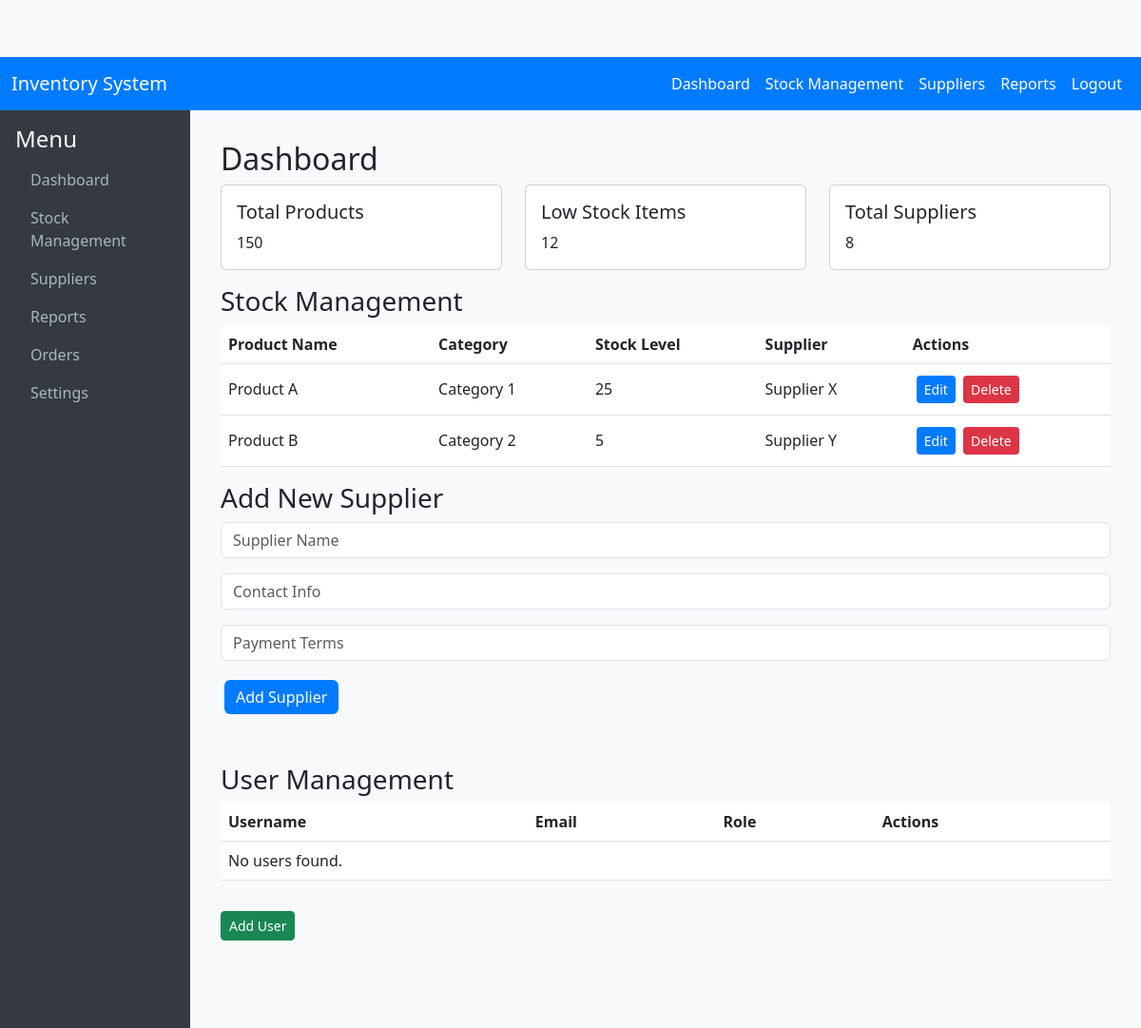
Page /Admin/Admin.php on the earlier database version.
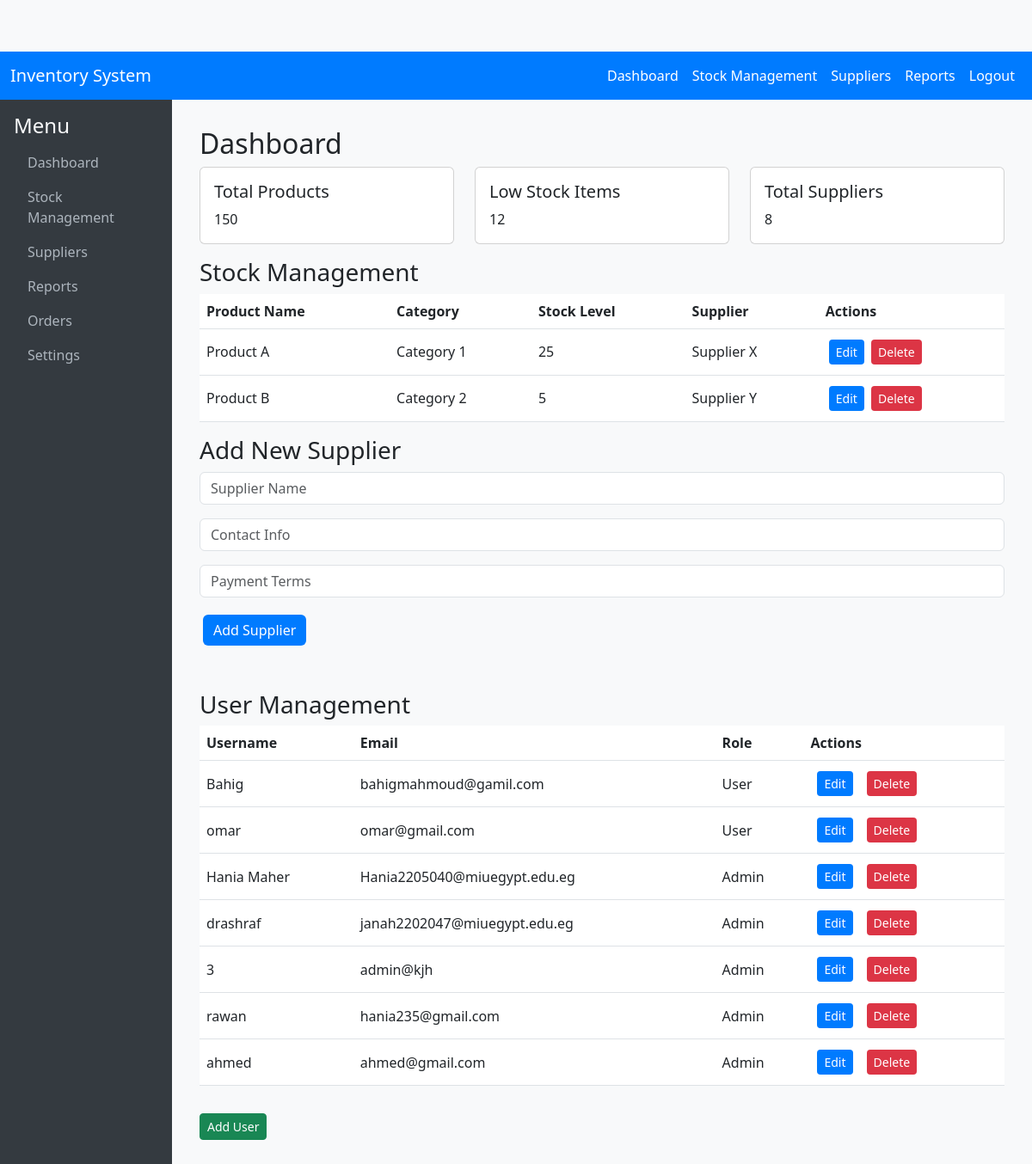
Same page on the later database version.
### tables this page shows
CREATE TABLE `users` (
  `ID` int(11) NOT NULL,
  `Name` text NOT NULL,
  `Email` text NOT NULL,
  `Password` text NOT NULL,
  `usertype_id` int(11) NOT NULL
);

### Admin/Admin.php (the view, shortened to what this page needs)
<?php
$servername = "localhost";
$username = "root";
$password = "";
$dbname = "project";
$conn = new mysqli($servername, $username, $password, $dbname);
$sql = "SELECT id, name, email, password, usertype_id FROM users WHERE usertype_id != 2";
$result = $conn->query($sql);
?>
<!DOCTYPE html>
<html lang="en">
<head>
    <link href="https://cdn.jsdelivr.net/npm/bootstrap@5.3.0/dist/css/bootstrap.min.css" rel="stylesheet">
    <link rel="stylesheet" href="Admin.css">
</head>
<body>
    <?php include 'AdminNavBar.php'; ?>
    <div class="sidebar">
        <h4 class="text-light">Menu</h4>
        <a href="index.php">Dashboard</a>
        <a href="#">Stock Management</a>
        <a href="Suppliers.php">Suppliers</a>
        <a href="Admin/report.php">Reports</a>
        <a href="orders.php">Orders</a>
        <a href="#">Settings</a>
    </div>
    <div class="main-content">
        <h2>Dashboard</h2>
        <div class="row">
            <div class="col-md-4">
                <div class="card">
                    <div class="card-body">
                        <h5 class="card-title">Total Products</h5>
                        <p class="card-text">150</p>
                    </div>
                </div>
            </div>
            <div class="col-md-4">
                <div class="card">
                    <div class="card-body">
                        <h5 class="card-title">Low Stock Items</h5>
                        <p class="card-text">12</p>
                    </div>
                </div>
            </div>
            <div class="col-md-4">
                <div class="card">
                    <div class="card-body">
                        <h5 class="card-title">Total Suppliers</h5>
                        <p class="card-text">8</p>
                    </div>
                </div>
            </div>
        </div>
        <h3>Stock Management</h3>
        <table class="table table-hover">
            <thead>
                <tr>
                    <th>Product Name</th>
                    <th>Category</th>
                    <th>Stock Level</th>
                    <th>Supplier</th>
                    <th>Actions</th>
                </tr>
            </thead>
            <tbody>
                <tr>
                    <td>Product A</td>
                    <td>Category 1</td>
                    <td>25</td>
                    <td>Supplier X</td>
                    <td>
                        <button class="btn btn-primary btn-sm">Edit</button>
                        <button class="btn btn-danger btn-sm">Delete</button>
                    </td>
                </tr>
                <tr>
                    <td>Product B</td>
                    <td>Category 2</td>
                    <td>5</td>
                    <td>Supplier Y</td>
                    <td>
                        <button class="btn btn-primary btn-sm">Edit</button>
                        <button class="btn btn-danger btn-sm">Delete</button>
                    </td>
                </tr>
            </tbody>
        </table>
        <h3>Add New Supplier</h3>
        <form>
            <input type="text" class="form-control" placeholder="Supplier Name" required>
            <input type="text" class="form-control" placeholder="Contact Info" required>
            <input type="text" class="form-control" placeholder="Payment Terms" required>
            <button type="submit" class="btn btn-primary">Add Supplier</button>
        </form>
<h3 class="mt-5">User Management</h3>
<table class="table table-hover">
    <thead>
        <tr>
            <th>Username</th>
            <th>Email</th>
            <th>Role</th>
            <th>Actions</th>
        </tr>
    </thead>
    <tbody>
    <?php
    if ($result->num_rows > 0) {
        while ($row = $result->fetch_assoc()) {
            echo "<tr>";
            echo "<td>" . htmlspecialchars($row["name"]) . "</td>";
            echo "<td>" . htmlspecialchars($row["email"]) . "</td>";
            echo "<td>" . ($row["usertype_id"] == 1 ? "Admin" : "User") . "</td>";
            echo "<td>";
            echo "<a href='edituser.php?id=" . $row['id'] . "' class='btn btn-primary btn-sm mx-2'>Edit</a>";
            echo "<form method='post' action='deleteuser.php' style='display:inline-block'>";
            echo "<button type='submit' class='btn btn-danger btn-sm mx-2'>Delete</button>";
            echo "</form>";
            echo "</td>";
            echo "</tr>";
        }
    } else {
        echo "<tr><td colspan='5'>No users found.</td></tr>";
    }
    ?>
    </tbody>
</table>
<a href="adduser.php" class="btn btn-success btn-sm mt-3">Add User</a>

Differences in the rows shown:
added users: Name "Bahig", Email "bahigmahmoud@gamil.com", shows "User"
added users: Name "omar", Email "omar@gmail.com", shows "User"
added users: Name "Hania Maher", Email "Hania2205040@miuegypt.edu.eg", shows "Admin"
added users: Name "drashraf", Email "janah2202047@miuegypt.edu.eg", shows "Admin"
added users: Name "3", Email "admin@kjh", shows "Admin"
added users: Name "rawan", Email "hania235@gmail.com", shows "Admin"
added users: Name "ahmed", Email "ahmed@gmail.com", shows "Admin"
Other differences:
text no longer shown: "No users found."
